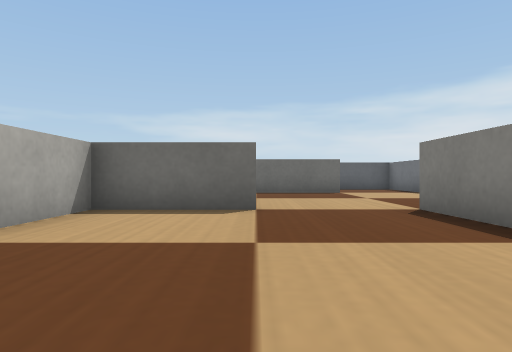
[1] (above)

24 first-person views from a walk through a world built for the Webots simulator. The camera is 0.05 m above the floor, looks level and sees 75° across. The floor is counted in squares, 0.1 m on a side. Each view is taken from the middle of a square. On the plan, view 1 faces up. The plan holds only what a view shows up to about 9 squares ahead; the rest is blank. Robots are left out. Simple shapes and patterns stand in for the simulator's stock objects.

[2]
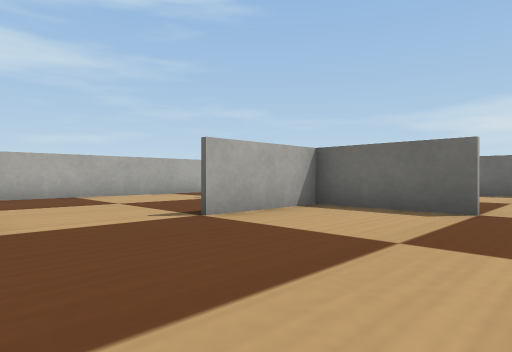

[3]
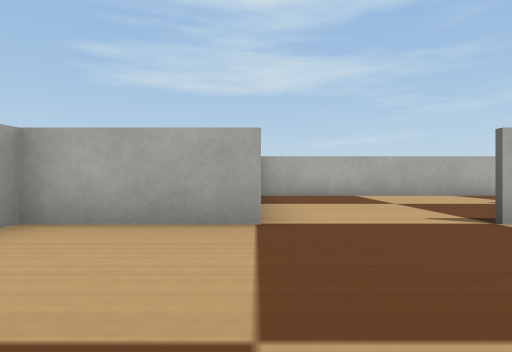

[4]
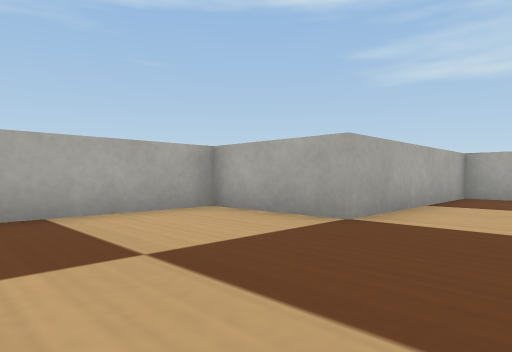

[5]
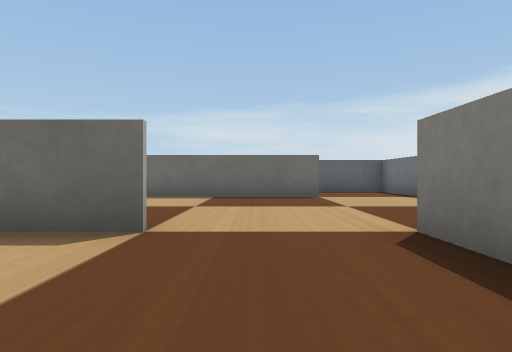

[6]
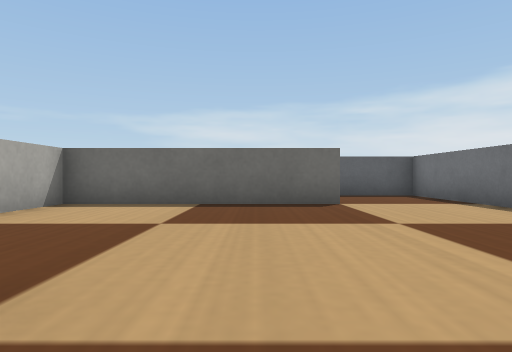

[7]
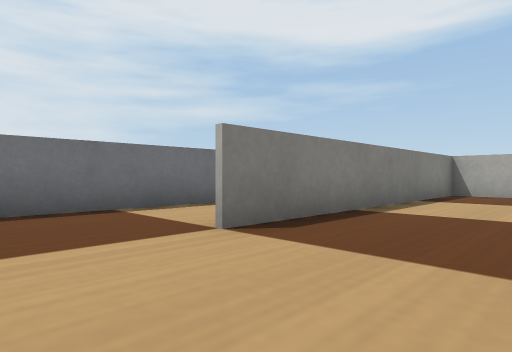

[8]
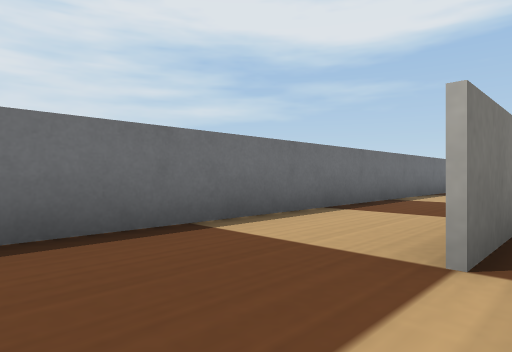

[9]
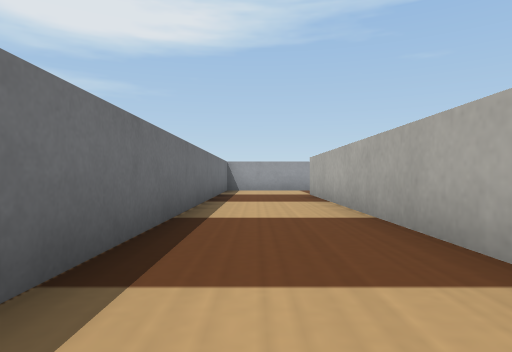

[10]
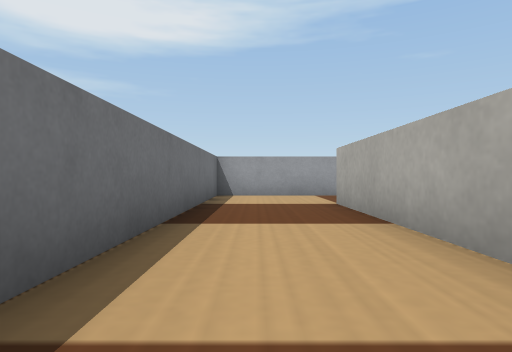

[11]
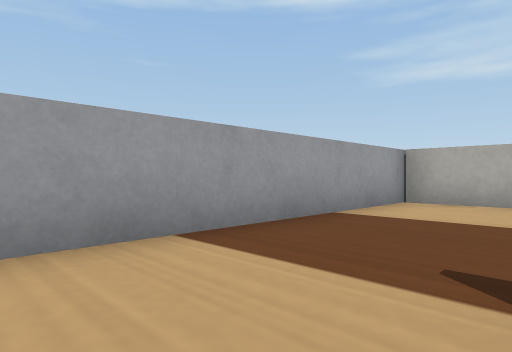

[12]
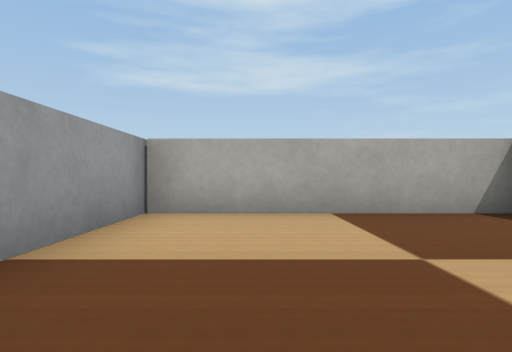

[13]
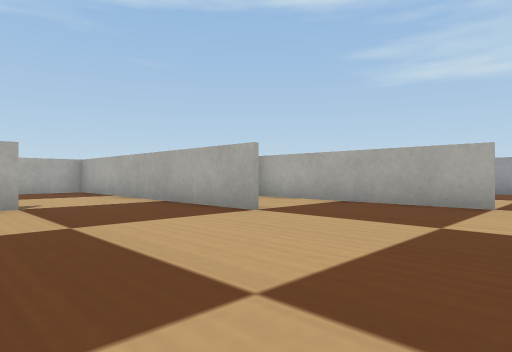

[14]
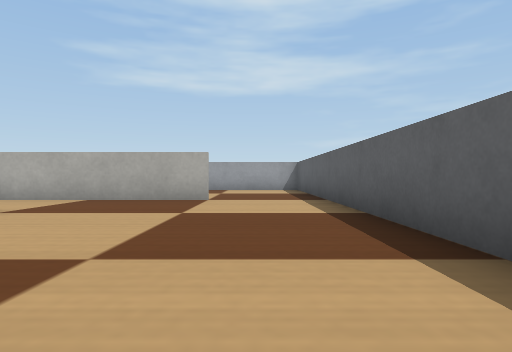

[15]
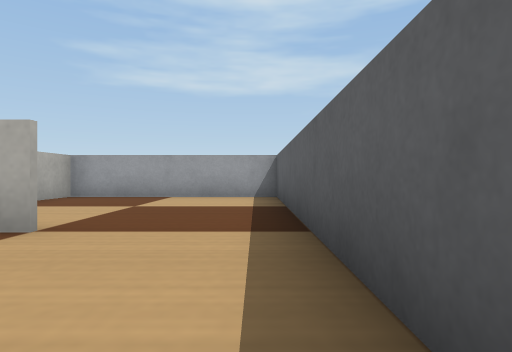

[16]
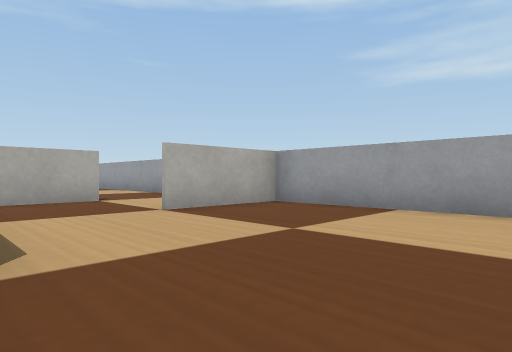

[17]
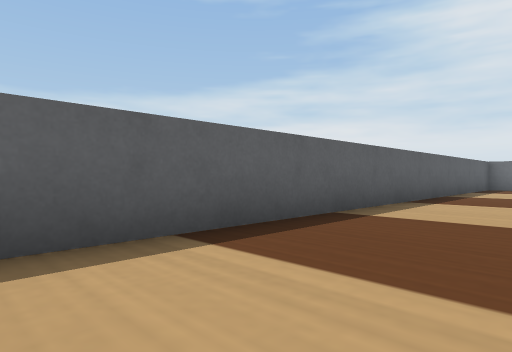

[18]
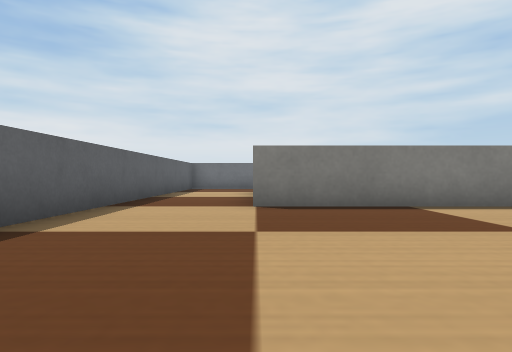

[19]
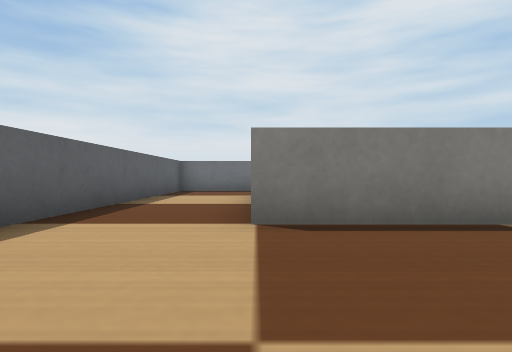

[20]
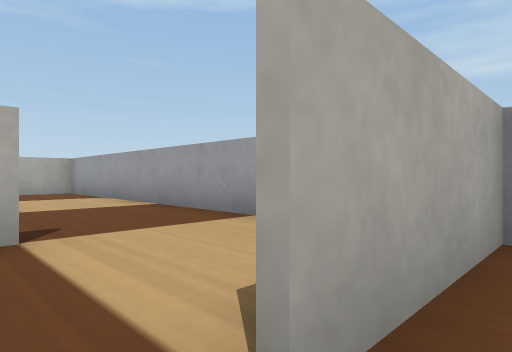

[21]
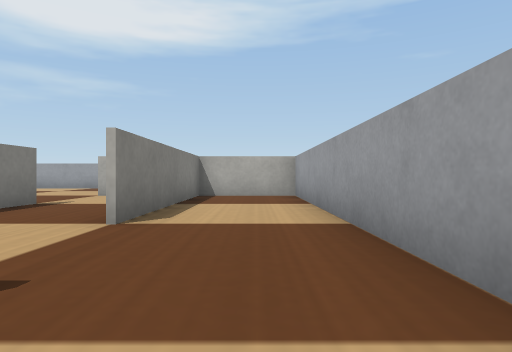

[22]
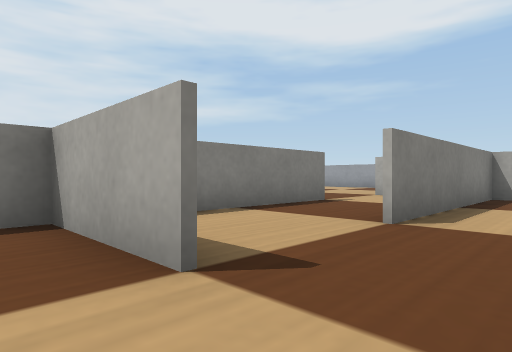

[23]
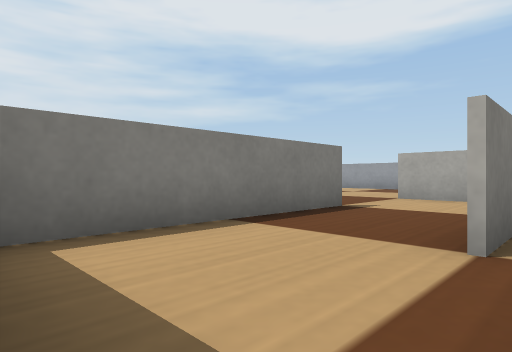

[24]
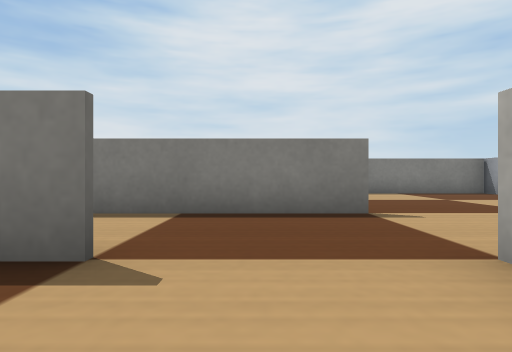

### Floor plan
Key: @ floor where view 1 was taken; # wall or solid block; . floor.
Columns run from 15 left of view 1 to 5 right of it. Each row starts with its distance up from view 1.
 13 #####################
 12 #...................#
 11 #...................#
 10 #...........######..#
  9 #....#......#.......#
  8 #....#......#.......#
  7 ###..#.#....#.......#
  6 #....#.#....#.......#
  5 #..#####...#####.#..#
  4 #....# #....#....#..#
  3 #....# #....#....#..#
  2 #.#..# #.........#..#
  1 #.#..#.#.........#..#
  0 #.#..#.######..@.#..#
 -1 #.#....#    #....#..#
 -2 #.# ...#    #....#..#
 -3 ######....  ######..#
 -4        .....#....#..#
 -5         ....#.......#
 -6           ..#.......#
 -7            .#.......#
 -8             #########

Where each view was taken, in squares from view 1:
view 1: 0 up, 0 right, facing up
view 2: 0 up, 1 right, facing up-left
view 3: 0 up, 1 right, facing left
view 4: 2 up, 1 right, facing down-left
view 5: 2 up, 1 right, facing up
view 6: 4 up, 1 right, facing up
view 7: 7 up, 0 right, facing down-right
view 8: 7 up, 2 right, facing down-right
view 9: 4 up, 4 right, facing down
view 10: 1 up, 4 right, facing down
view 11: 5 down, 4 right, facing down-left
view 12: 6 down, 2 right, facing left
view 13: 11 up, 4 left, facing down-left
view 14: 11 up, 3 left, facing left
view 15: 12 up, 7 left, facing left
view 16: 12 up, 10 left, facing down-left
view 17: 10 up, 9 left, facing up-right
view 18: 10 up, 8 left, facing right
view 19: 10 up, 6 left, facing right
view 20: 8 up, 12 left, facing down-left
view 21: 6 up, 14 left, facing down
view 22: 6 up, 14 left, facing down-right
view 23: 5 up, 13 left, facing down-right
view 24: 1 down, 12 left, facing right
